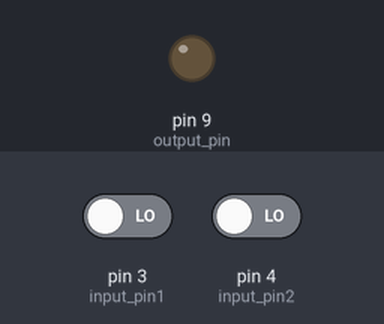
The sketch below on a simulated Arduino Uno, built with avr-gcc and run on an emulated ATmega328P. Parts: output pins drawn as LEDs (lit = HIGH). The test bench sets the inputs (shaded band); at power-on: pin 3 (input_pin1) LOW, pin 4 (input_pin2) LOW.

Above: at 1.2 s.
1.3 s: pin 3 (input_pin1) driven HIGH
At 2.5 s:
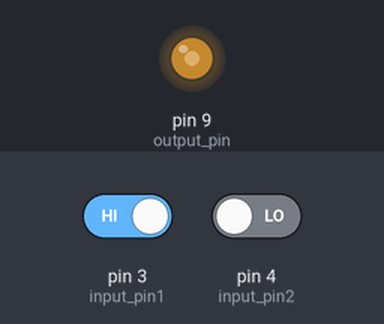
2.8 s: pin 4 (input_pin2) driven HIGH
At 3.2 s:
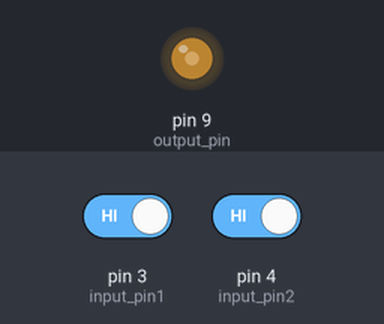
Timing chart, 0 to 5.8 s (numbered marks = the images above; inputs shaded):
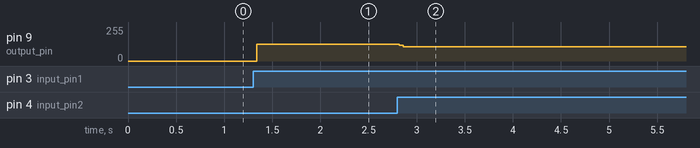

Measured:
- after the input at 1.3 s, pin 9 (output_pin): 0/255 → 127/255 at once
- after the input at 2.8 s, pin 9 (output_pin): 127/255 → 106/255 at once

The sketch:

pulse_gen.ino
```cpp
const int input_pin1 = 3;
const int input_pin2 = 4;
const int output_pin = 9;
bool output_logic = false;

unsigned long previous_time = 0;
unsigned long pulse_period1 = 30;
unsigned long pulse_period2 = 110;

void setup() {
  // put your setup code here, to run once:
  pinMode(input_pin1,INPUT);
  pinMode(input_pin2,INPUT);
  pinMode(output_pin,OUTPUT);
}

void loop()
{
  // put your main code here, to run repeatedly:

  //////////////////////step_1/////////////////////////
  if(digitalRead(input_pin1))
  {
    if ((micros()-previous_time)>= pulse_period1)
    {
      output_logic =! output_logic;
      digitalWrite(output_pin,output_logic);
      previous_time = micros();
    }
  }
  //////////////////////step_2/////////////////////////
  if(digitalRead(input_pin2))
  {
    if ((micros()-previous_time)>= pulse_period2)
    {
      output_logic =! output_logic;
      digitalWrite(output_pin,output_logic);
      previous_time = micros();
    }
  }
}

//void loop(){
//
//digitalWrite(output_pin,HIGH);
//delayMicroseconds(80);
//digitalWrite(output_pin,LOW);
//delayMicroseconds(80);
//
//}
```
